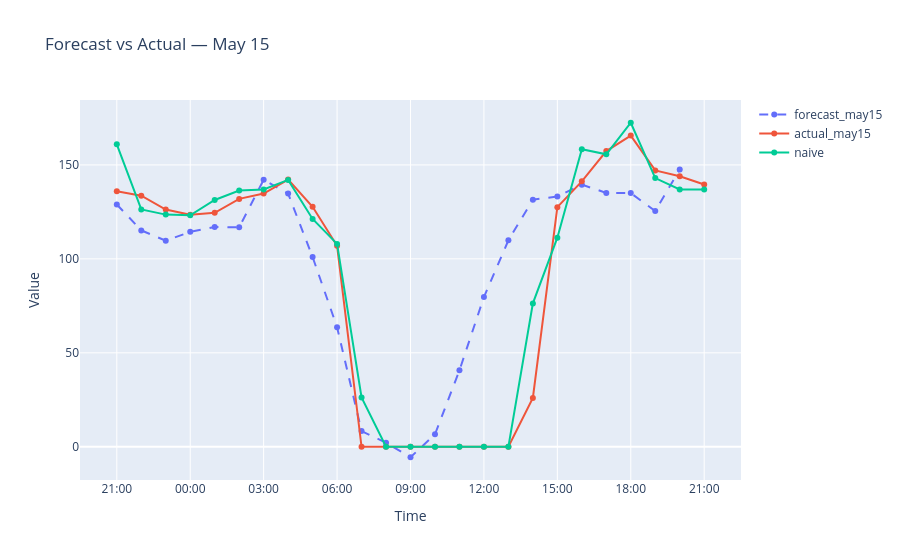

Notebook source saved alongside this figure:
### Code cell
import plotly.graph_objects as go

# df has a DatetimeIndex and columns: forecast_may14, actual_may14

fig = go.Figure()

fig.add_trace(go.Scatter(
    x=forecast_may14.index,
    y=forecast_may14,
    mode='lines+markers',
    name='forecast_may15',
    line=dict(dash='dash')
))

fig.add_trace(go.Scatter(
    x=actual_may14.index,
    y=actual_may14,
    mode='lines+markers',
    name='actual_may15'
))

fig.add_trace(go.Scatter(
    x=naive.index,
    y=naive,
    mode='lines+markers',
    name='naive'
))

fig.update_layout(
    title='Forecast vs Actual — May 15',
    xaxis_title='Time',
    yaxis_title='Value',
    hovermode='x unified',
    xaxis=dict(tickformat='%H:%M')  # or '%Y-%m-%d %H:%M' for full datetime
)

fig.show()
